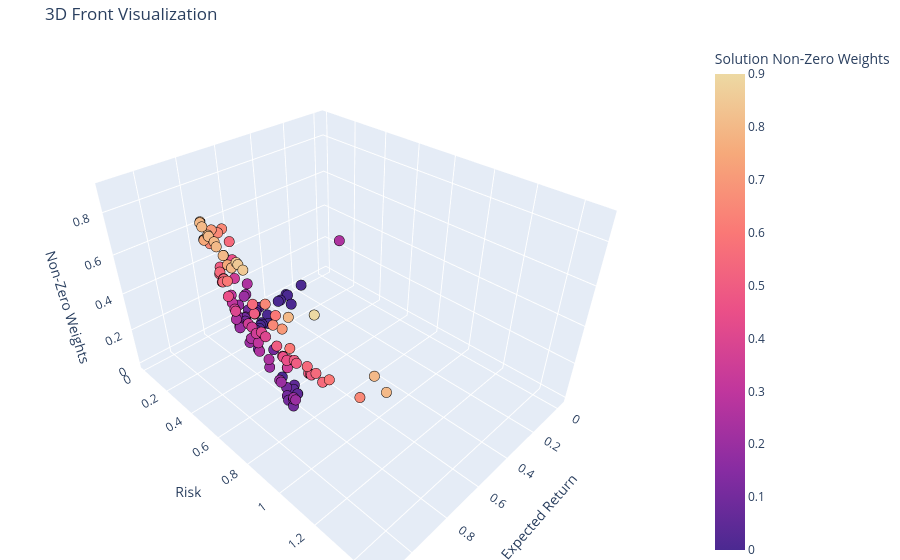

The notebook cell this image was saved under:
### Code cell
GS.plot_front_real_3D(solutions, color=True, colorscale="agsunset")

### Figure 1 — Plotly figure (JSON) as saved in the notebook; plotly's stock layout.template omitted (floating-point values rounded to 4 significant figures; data arrays with more than 128 entries replaced by an {"elided": "..."} marker saying what was removed)
{"data": [{"marker": {"cmax": 0.9, "cmin": 0, "color": {"elided": "150 float values"}, "colorbar": {"title": {"text": "Solution Non-Zero Weights"}}, "colorscale": [[0, "rgb(75, 41, 145)"], [0.1667, "rgb(135, 44, 162)"], [0.3333, "rgb(192, 54, 157)"], [0.5, "rgb(234, 79, 136)"], [0.6667, "rgb(250, 120, 118)"], [0.8333, "rgb(246, 169, 122)"], [1, "rgb(237, 217, 163)"]], "line": {"color": "black", "width": 1}, "size": 6}, "mode": "markers", "name": "Front Solutions", "type": "scatter3d", "x": {"elided": "150 float values"}, "y": {"elided": "150 float values"}, "z": {"elided": "150 float values"}}], "layout": {"margin": {"b": 0, "l": 0, "r": 0, "t": 40}, "scene": {"xaxis": {"title": {"text": "Expected Return"}}, "yaxis": {"title": {"text": "Risk"}}, "zaxis": {"title": {"text": "Non-Zero Weights"}}}, "title": {"text": "3D Front Visualization"}}}
